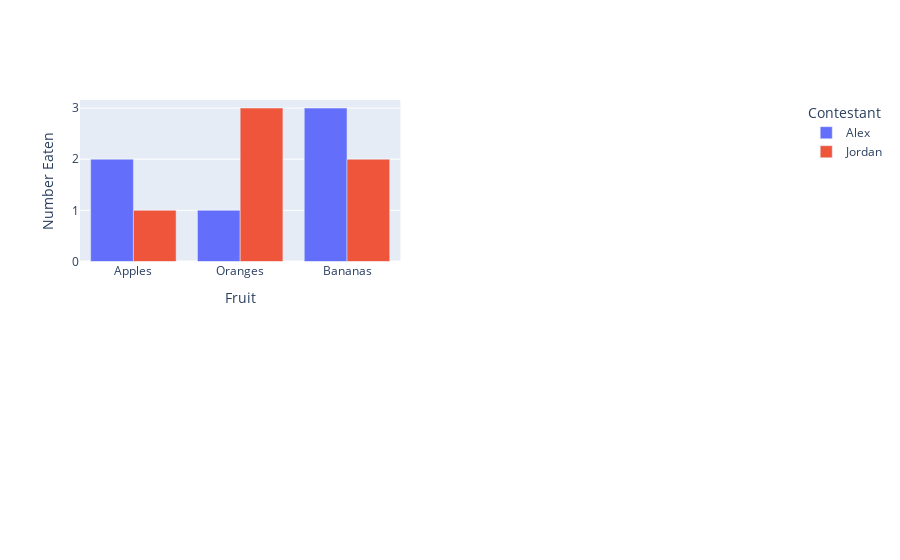

The code cell stored with this chart in its notebook:
### Code cell
import plotly.graph_objects as go
from plotly.subplots import make_subplots
df = pd.DataFrame({
  "Fruit": ["Apples", "Oranges", "Bananas", "Apples", "Oranges", "Bananas"],
  "Contestant": ["Alex", "Alex", "Alex", "Jordan", "Jordan", "Jordan"],
  "Number Eaten": [2, 1, 3, 1, 3, 2],
})
fig = make_subplots(rows=2, cols=2)
for contestant, group in df.groupby("Contestant"):
    fig.add_trace(go.Bar(x=group["Fruit"], y=group["Number Eaten"], name=contestant,
      hovertemplate="Contestant=%s<br>Fruit=%%{x}<br>Number Eaten=%%{y}<extra></extra>"% contestant), row=1, col=1)
fig.update_layout(legend_title_text = "Contestant")
fig.update_xaxes(title_text="Fruit")
fig.update_yaxes(title_text="Number Eaten")
# fig.write_json('test.json')
fig.show()

### Figure 1 — Plotly figure (JSON) as saved in the notebook; plotly's stock layout.template omitted (floating-point values rounded to 4 significant figures)
{"data": [{"hovertemplate": "Contestant=Alex<br>Fruit=%{x}<br>Number Eaten=%{y}<extra></extra>", "name": "Alex", "type": "bar", "x": ["Apples", "Oranges", "Bananas"], "xaxis": "x", "y": [2, 1, 3], "yaxis": "y"}, {"hovertemplate": "Contestant=Jordan<br>Fruit=%{x}<br>Number Eaten=%{y}<extra></extra>", "name": "Jordan", "type": "bar", "x": ["Apples", "Oranges", "Bananas"], "xaxis": "x", "y": [1, 3, 2], "yaxis": "y"}], "layout": {"legend": {"title": {"text": "Contestant"}}, "xaxis": {"anchor": "y", "domain": [0, 0.45], "title": {"text": "Fruit"}}, "xaxis2": {"anchor": "y2", "domain": [0.55, 1], "title": {"text": "Fruit"}}, "xaxis3": {"anchor": "y3", "domain": [0, 0.45], "title": {"text": "Fruit"}}, "xaxis4": {"anchor": "y4", "domain": [0.55, 1], "title": {"text": "Fruit"}}, "yaxis": {"anchor": "x", "domain": [0.575, 1], "title": {"text": "Number Eaten"}}, "yaxis2": {"anchor": "x2", "domain": [0.575, 1], "title": {"text": "Number Eaten"}}, "yaxis3": {"anchor": "x3", "domain": [0, 0.425], "title": {"text": "Number Eaten"}}, "yaxis4": {"anchor": "x4", "domain": [0, 0.425], "title": {"text": "Number Eaten"}}}}
